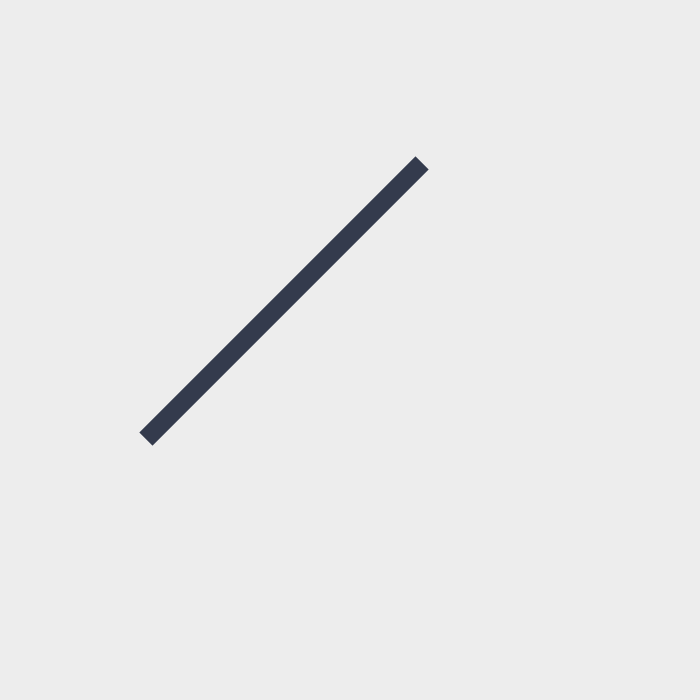
Frame 1 (no input)
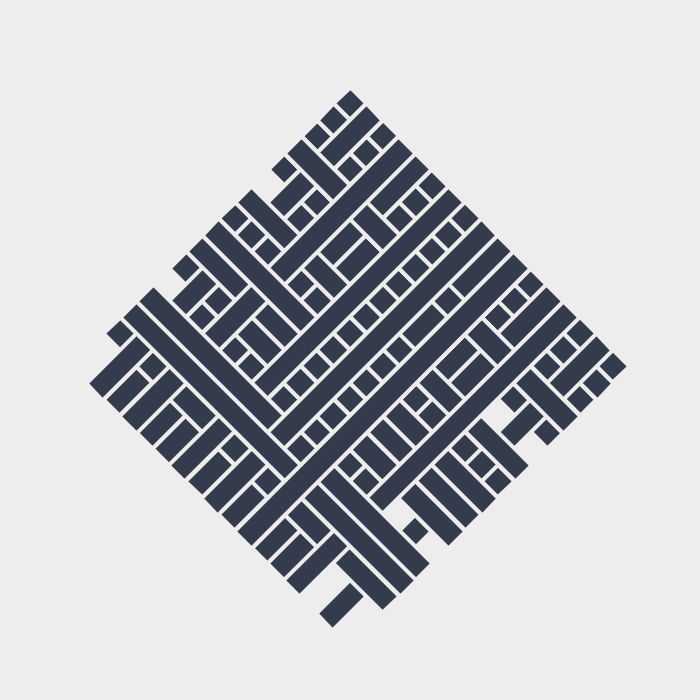
Frame 60 (the mouse pressed at the canvas centre just before this capture)
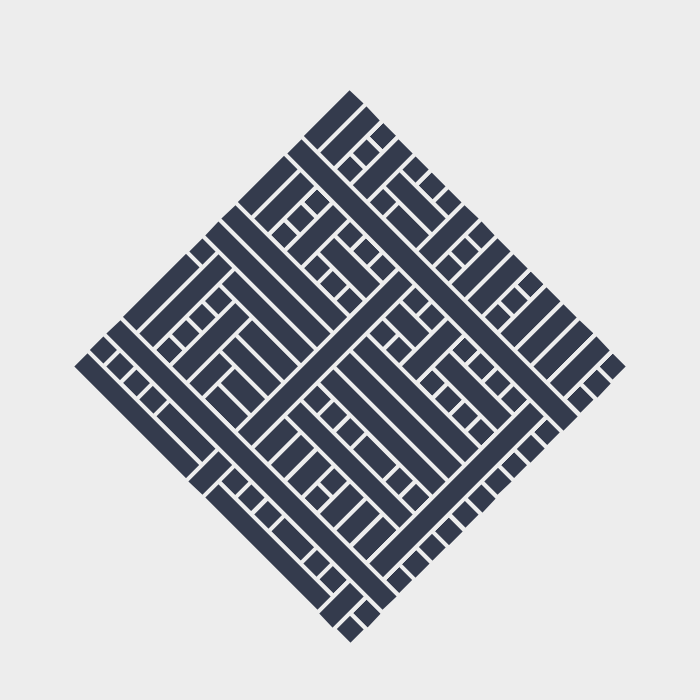
Frame 120 (the mouse held since frame 60 and released just before this capture)

The Processing sketch that drew these frames (run headless with seeded random() and noise(); from frame 60 on, the mouse is pressed at the canvas centre):

// Processing sketch: processing_143109
// ── processing_143109.pde


/*----------------------------------
 
 Copyright by Diana Lange 2014
 Don't use without any permission
 
 This sketch is based on:
 #479 Mesh block
 http://geometrydaily.tumblr.com/post/54913997818/479-mesh-block-a-new-minimal-geometric
 
 mail: kontakt@diana-lange.de
 web: diana-lange.de
 facebook: https://www.facebook.com/DianaLangeDesign
 flickr: http://www.flickr.com/photos/dianalange/collections/
 tumblr: http://dianalange.tumblr.com/
 twitter: http://twitter.com/DianaOnTheRoad
 --------------------------------------*/

int W;
float H;
float sw;
int res;
int margin;

void setup ()
{
  size (700, 700);
  smooth();
  frameRate (5);

  sw = 4;
  res = 17;

  rectMode (CORNER);

  margin = width /10;
  W = (int) sqrt ((sq(width-2*margin)) / 2.0);
  H = (W / (float) res);
  float val = W % H;
  if (val < H*0.5)W -= val;
  else W += H-val;

  background (237);
}


void draw ()
{

  int dice = (int) random (2);

  float rx = 0, ry = 0, rh = 0, rw = 0;
  float val = 0;

  if (dice == 0) // quer
  {
    rx = -W/2+H/2;
    ry = random (-W/2-1, W/2);

    val = ry % H;

    if (val < 0.5*H) ry -=val;
    else ry += H-val;

    // ry-=H;

    rh = H;
    rw = W;
  }
  else
  {
    ry = -W/2+H/2;
    rx = random (-W/2-1, W/2);

    val = rx % H;

    if (val < 0.5*H) rx-=val;
    else rx += H-val;

    //rx-=H;

    rh = W;
    rw = H;
  }


  translate (width/2, height/2);
   rotate (PI/4);

  fill (#343B4D);
  strokeWeight (sw);
  stroke (237);
  rect (rx, ry, rw, rh);
}


void mouseDragged ()
{
  
  if (mouseButton == LEFT) margin = (int) map (mouseX, 0, width, 0, width/3);
   
   else res = (int) map (mouseX, 0, width, 2, 30)*2+1;
   
   W = (int) sqrt ((sq(width-2*margin)) / 2.0);
   H = (W / (float) res);
   float val = W % H;
   if (val < H*0.5)W -= val;
   else W += H-val;
   
}


void keyPressed ()
{
  
  if (key == '+') sw+= 0.5;
   if (key == '-')
   {
   sw -= 0.5;
   if (sw < 0.5) sw = 0.5;
   }
   
   if (key == ' ') background (237);
   if (key == 'p') setup();
   
}
